Frame 1 (no input): blank canvas, image omitted
Frame 60 (the mouse pressed at the canvas centre just before this capture): blank canvas, image omitted
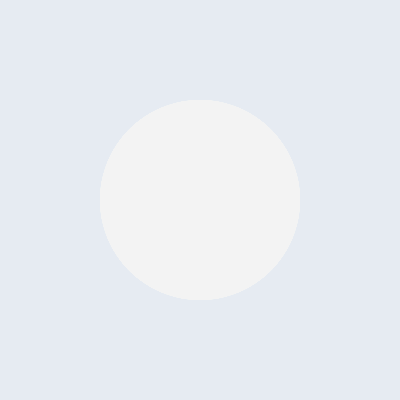
Frame 120 (the mouse held since frame 60 and released just before this capture)

The Processing sketch whose frames 1 and 60 were blank and that drew this single picture after the mouse press (run headless with seeded random() and noise(); from frame 60 on, the mouse is pressed at the canvas centre):

// Processing sketch: processing_10339
// ── processing_10339.pde

/*
PROYECTO 01 SESION 4 : Organizando el codigo
 
 Título: Circo caotico
 Nombre: Juan Andres Castaño
 Fecha:  10/06/2010
 Lugar: Barcelona
 Objetivo: Realizar un Sketch que tenga interaccion con el mouse
 Realizar un sketch que: Contenga elementos organizadospor toda la pagina que sean 
iguales pero con propiedades diferentes.
 
 */
//
 
 //Definicion de las variables
 
 int estado,cont;
 int[] x1=new int[500];
 int[] x2=new int[500];
 int[] y1=new int[500];
 int[] y2=new int[500];
 int actualX1,actualY1;
 
 void setup(){
   background(229,229,229);
   size(400,400);
   rectMode(CORNERS);
   estado=0;
   cont=0;
 }
 
 void draw(){
   noStroke();
   rect(0,0,400,400);
   //fill(225,225,225,20);
   
   rect(255,255,255,20);
   line(250,151,151,5);
   line(3,250,231,10);
   
   fill(random(2),random(106),random(188),15);
   
   for(int i=1;i<=cont;i++){        
     ellipse(x1[i],y1[i],x2[i],y2[i]);
   }
   if(estado==1){
     noStroke();
     fill(255,255,255,10);
     ellipse(actualX1,actualY1,mouseX,mouseY);
   }
 }
 
 void mousePressed(){
   if(mouseX>357 && mouseY<25){
     cont=0;
     estado=0;
   }
   else{
     estado=1; 
     actualX1=mouseX; 
     actualY1=mouseY; 
   }
 }
 
 void mouseReleased(){
   if(!(mouseX>357 && mouseY<25)){
     estado=0;
     cont++;
     x1[cont]=actualX1; 
     y1[cont]=actualY1;
     x2[cont]=mouseX;
     y2[cont]=mouseY;
   }
 }   
